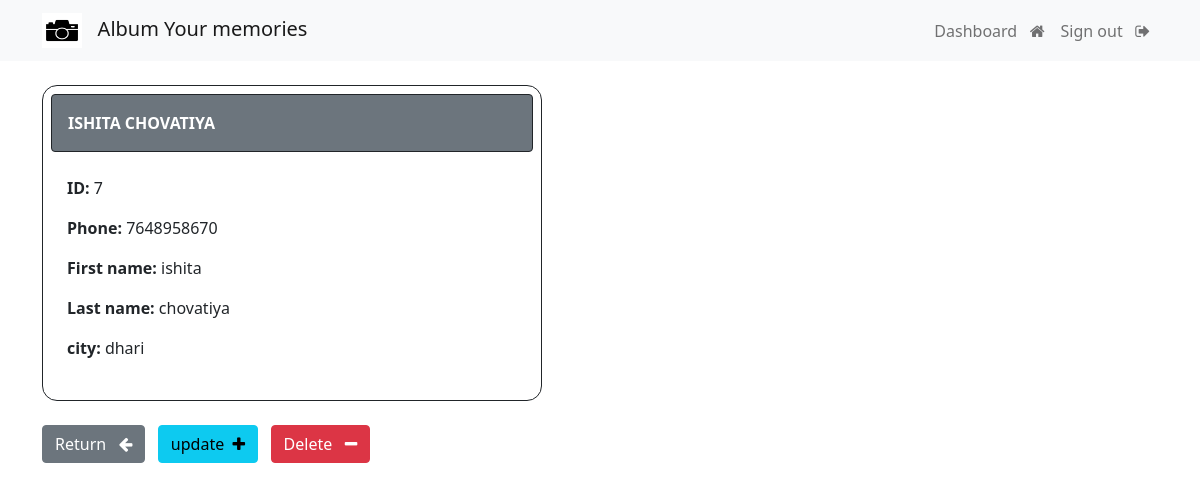
Page /record-view/7 (signed in) on the committed database.
### webapp/models.py (models this page shows, shortened)
class Record(models.Model):
    first_name = models.CharField(max_length=100)
    last_name = models.CharField(max_length=100)
    email = models.CharField(max_length = 255)
    phone=models.IntegerField()
    city = models.CharField(max_length=300)

### webapp/views.py (the view)
@login_required(login_url='my-login')
def singular_record(request,pk):
    all_records = Record.objects.get(id=pk)
    context = {'record':all_records}
    return render(request,'webapp/view-record.html',context=context)

### templates/webapp/view-record.html (shortened to what this page needs)
{% extends 'webapp/base.html' %}
{% load crispy_forms_tags %}
{% load static %}
{% block content %}
<link rel="stylesheet" href="{% static 'css/style.css' %}">
<div class="card form-layout d-inline-flex p-2 border border-dark">
    <p class=" p-3 mb-2 bg-secondary text-white d-inline-flex p-2 border border-dark rounded"><strong>  {{record.first_name | upper}}
        {{record.last_name | upper}}
    </strong></p>
     <div class="card-body">
        <p><strong>ID: </strong>{{record.id}}</p>
        <p><strong>Phone: </strong>{{record.phone}}</p>
        <p><strong>First name: </strong>{{record.first_name}}</p>
        <p><strong>Last name: </strong>{{record.last_name}}</p>
        <p><strong>city: </strong>{{record.city}}</p>
    </div>
</div>
<br>
<br>
<a href="{% url 'dashboard' %}" class="btn btn-secondary">Return &nbsp; <i class="fa fa-arrow-left" aria-hidden="true"></i></a>
<a href="{% url 'update-record' record.id %}" class="btn btn-info">update &nbsp;<i class="fa fa-plus" aria-hidden="true"></i></a>
<a href="{% url 'delete-record' record.id %}" class="btn btn-danger">Delete &nbsp; <i class="fa fa-minus" aria-hidden="true"></i></a>
{% endblock %}

### static/css/style.css (style rules this page uses)
.form-layout { border-radius:15px; width:500px; }

### rows in the picture
Record: first_name "ISHITA", last_name "CHOVATIYA", id "7", phone "7648958670", first_name "ishita", last_name "chovatiya", city "dhari"
